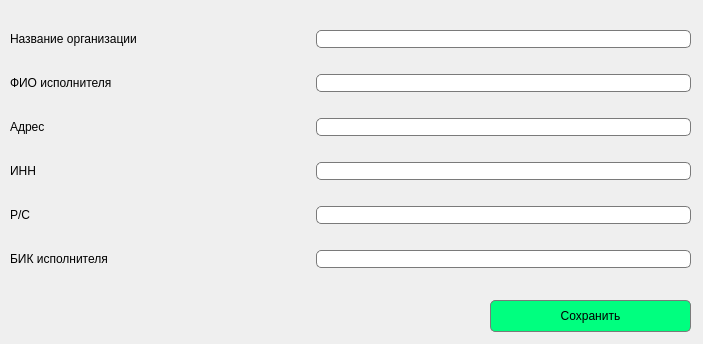
<?xml version="1.0" encoding="UTF-8"?>
<ui version="4.0">
 <class>Form</class>
 <widget class="QWidget" name="Form">
  <property name="geometry">
   <rect>
    <x>0</x>
    <y>0</y>
    <width>703</width>
    <height>344</height>
   </rect>
  </property>
  <property name="windowTitle">
   <string>Form</string>
  </property>
  <widget class="QPushButton" name="pushButton">
   <property name="geometry">
    <rect>
     <x>490</x>
     <y>300</y>
     <width>201</width>
     <height>32</height>
    </rect>
   </property>
   <property name="font">
    <font>
     <family>Arial</family>
    </font>
   </property>
   <property name="styleSheet">
    <string notr="true">QPushButton {
	background: rgb(0, 255, 127);
	border: 1px solid rgb(122, 122, 122);
    border-radius: 5px;  /* Установите радиус закругления, например, 10px */
}</string>
   </property>
   <property name="text">
    <string>Сохранить</string>
   </property>
  </widget>
  <widget class="QWidget" name="verticalWidget" native="true">
   <property name="geometry">
    <rect>
     <x>10</x>
     <y>10</y>
     <width>681</width>
     <height>281</height>
    </rect>
   </property>
   <layout class="QVBoxLayout" name="verticalLayout_4">
    <property name="leftMargin">
     <number>0</number>
    </property>
    <property name="topMargin">
     <number>0</number>
    </property>
    <property name="rightMargin">
     <number>0</number>
    </property>
    <property name="bottomMargin">
     <number>0</number>
    </property>
    <item>
     <layout class="QHBoxLayout" name="horizontalLayout_4">
      <item>
       <widget class="QLabel" name="label">
        <property name="minimumSize">
         <size>
          <width>300</width>
          <height>0</height>
         </size>
        </property>
        <property name="font">
         <font>
          <family>Arial</family>
         </font>
        </property>
        <property name="text">
         <string>Название организации</string>
        </property>
       </widget>
      </item>
      <item>
       <widget class="QLineEdit" name="lineEdit">
        <property name="font">
         <font>
          <family>Arial</family>
         </font>
        </property>
        <property name="styleSheet">
         <string notr="true">QLineEdit{
	border-radius: 5px;
	border: 1px solid rgb(122, 122, 122);
}</string>
        </property>
       </widget>
      </item>
     </layout>
    </item>
    <item>
     <layout class="QHBoxLayout" name="horizontalLayout_5">
      <item>
       <widget class="QLabel" name="label_2">
        <property name="minimumSize">
         <size>
          <width>300</width>
          <height>0</height>
         </size>
        </property>
        <property name="font">
         <font>
          <family>Arial</family>
         </font>
        </property>
        <property name="text">
         <string>ФИО исполнителя</string>
        </property>
       </widget>
      </item>
      <item>
       <widget class="QLineEdit" name="lineEdit_2">
        <property name="font">
         <font>
          <family>Arial</family>
         </font>
        </property>
        <property name="styleSheet">
         <string notr="true">QLineEdit{
	border-radius: 5px;
	border: 1px solid rgb(122, 122, 122);
}</string>
        </property>
       </widget>
      </item>
     </layout>
    </item>
    <item>
     <layout class="QHBoxLayout" name="horizontalLayout_6">
      <item>
       <widget class="QLabel" name="label_3">
        <property name="minimumSize">
         <size>
          <width>300</width>
          <height>0</height>
         </size>
        </property>
        <property name="font">
         <font>
          <family>Arial</family>
         </font>
        </property>
        <property name="text">
         <string>Адрес</string>
        </property>
       </widget>
      </item>
      <item>
       <widget class="QLineEdit" name="lineEdit_3">
        <property name="font">
         <font>
          <family>Arial</family>
         </font>
        </property>
        <property name="styleSheet">
         <string notr="true">QLineEdit{
	border-radius: 5px;
	border: 1px solid rgb(122, 122, 122);
}</string>
        </property>
       </widget>
      </item>
     </layout>
    </item>
    <item>
     <layout class="QHBoxLayout" name="horizontalLayout_7">
      <item>
       <widget class="QLabel" name="label_4">
        <property name="minimumSize">
         <size>
          <width>300</width>
          <height>0</height>
         </size>
        </property>
        <property name="font">
         <font>
          <family>Arial</family>
         </font>
        </property>
        <property name="text">
         <string>ИНН</string>
        </property>
       </widget>
      </item>
      <item>
       <widget class="QLineEdit" name="lineEdit_4">
        <property name="font">
         <font>
          <family>Arial</family>
         </font>
        </property>
        <property name="styleSheet">
         <string notr="true">QLineEdit{
	border-radius: 5px;
	border: 1px solid rgb(122, 122, 122);
}</string>
        </property>
       </widget>
      </item>
     </layout>
    </item>
    <item>
     <layout class="QHBoxLayout" name="horizontalLayout_8">
      <item>
       <widget class="QLabel" name="label_5">
        <property name="minimumSize">
         <size>
          <width>300</width>
          <height>0</height>
         </size>
        </property>
        <property name="font">
         <font>
          <family>Arial</family>
         </font>
        </property>
        <property name="text">
         <string>Р/С</string>
        </property>
       </widget>
      </item>
      <item>
       <widget class="QLineEdit" name="lineEdit_5">
        <property name="font">
         <font>
          <family>Arial</family>
         </font>
        </property>
        <property name="styleSheet">
         <string notr="true">QLineEdit{
	border-radius: 5px;
	border: 1px solid rgb(122, 122, 122);
}</string>
        </property>
       </widget>
      </item>
     </layout>
    </item>
    <item>
     <layout class="QHBoxLayout" name="horizontalLayout_9">
      <item>
       <widget class="QLabel" name="label_6">
        <property name="minimumSize">
         <size>
          <width>300</width>
          <height>0</height>
         </size>
        </property>
        <property name="font">
         <font>
          <family>Arial</family>
         </font>
        </property>
        <property name="text">
         <string>БИК исполнителя</string>
        </property>
       </widget>
      </item>
      <item>
       <widget class="QLineEdit" name="lineEdit_6">
        <property name="font">
         <font>
          <family>Arial</family>
         </font>
        </property>
        <property name="styleSheet">
         <string notr="true">QLineEdit{
	border-radius: 5px;
	border: 1px solid rgb(122, 122, 122);
}</string>
        </property>
       </widget>
      </item>
     </layout>
    </item>
   </layout>
  </widget>
 </widget>
 <resources/>
 <connections/>
</ui>
